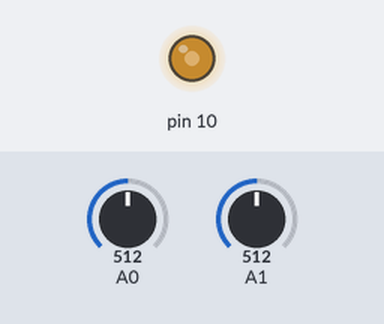
Simulated run of this sketch. Board: Arduino Uno, built with avr-gcc and run on an emulated ATmega328P. Parts: output pins drawn as LEDs (lit = HIGH). Dashed ring = blinking. The inputs (shaded band) are chosen by the test bench; at power-on: A1 = 512, A0 = 512.

Above: at 1.2 s.
1.3 s: A1 set to 35
At 2.0 s:
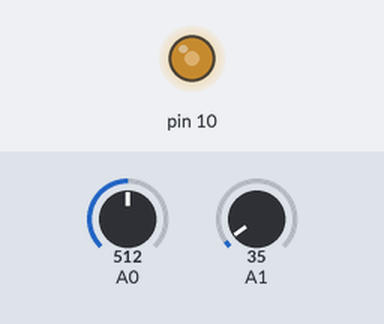
2.8 s: A1 set to 27
At 3.67 s:
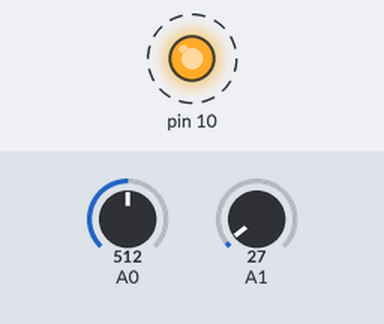
5.8 s: A1 set to 122
Timing chart, 0 to 8.8 s (numbered marks = the images above; inputs shaded):
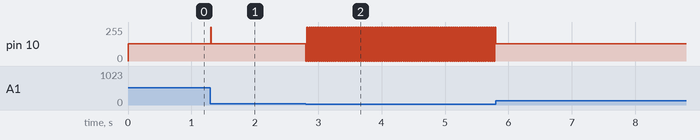

The sketch:

SimplePWM_RS-VS.ino
```cpp
// (licence header left out)
#define F_CAM 30          //Change it according to your device

void setup()
{
  //Initialization of Timer 1
  initTimer1();

  //In this mode of operation, we are restricted to certain pin
  //Pin 10 = OCR1B
  pinMode(10,OUTPUT);
}

void loop()
{
  //Fine tunning of frequency
  static int shift;
  shift = analogRead(A0) - 512;

  //Number of lines
  static unsigned int lines;
  lines = analogRead(A1)>>4; //1024/16 = 64 lines max

  //setFrequency
  setFrequency(lines, shift);

  delay(2);
}

void initTimer1()
{
  TCCR1A = 0; // Timer/Counter1 Control Register A, reset
  TCCR1B = 0; // Timer/Counter1 Control Register B, reset
  TCCR1A |= (1<<WGM11)|(1<<WGM10)|(1<<COM1B1)|(1<<COM1B0); //Set on compare match, when up-counting
  TCCR1B |= (1<<WGM13); //PWM, Phase Correct w/ TOP in 0CRA
  setFrequency(2, 0);
}

//This code is based in part of arduino core library Tone.cpp
void setFrequency(unsigned int _lines, int _shift)
{
  uint32_t ocr = F_CPU / ( F_CAM * 2 * _lines ) - 1 + _shift;
  uint8_t prescalarbits = 0b001;

  if (ocr > 0xffff)
  {
     ocr = F_CPU / ( F_CAM  * 2 * _lines * 64 ) - 1 + _shift;
     prescalarbits = 0b011;
  }

  TCCR1B = (TCCR1B & 0b11111000) | prescalarbits;
  OCR1A = ocr;
  OCR1B = (OCR1A>>1);
}


/*
 * ---------------------------------------------------------------------------------
 * "THE BEER-WARE LICENSE" (Revision 42):
 * <daguerref@gmail.com> wrote this file. As long as you retain this notice you
 * can do whatever you want with this stuff. If we meet some day, and you think
 * this stuff is worth it, you can buy me a beer in return Facundo Daguerre (derfaq)
 * ---------------------------------------------------------------------------------
 */
```

Measured:
- the behaviour switches between 32 and 31 on A1 (found by bisection; images 1 and 2)
- after the input at 1.3 s, pin 10: 128/255 → 255/255 at once, → 128/255 0.01 s later
- after the input at 2.8 s, pin 10: alternates 255/255 for 0.02 s and 0/255 for 0.02 s, starting at once
